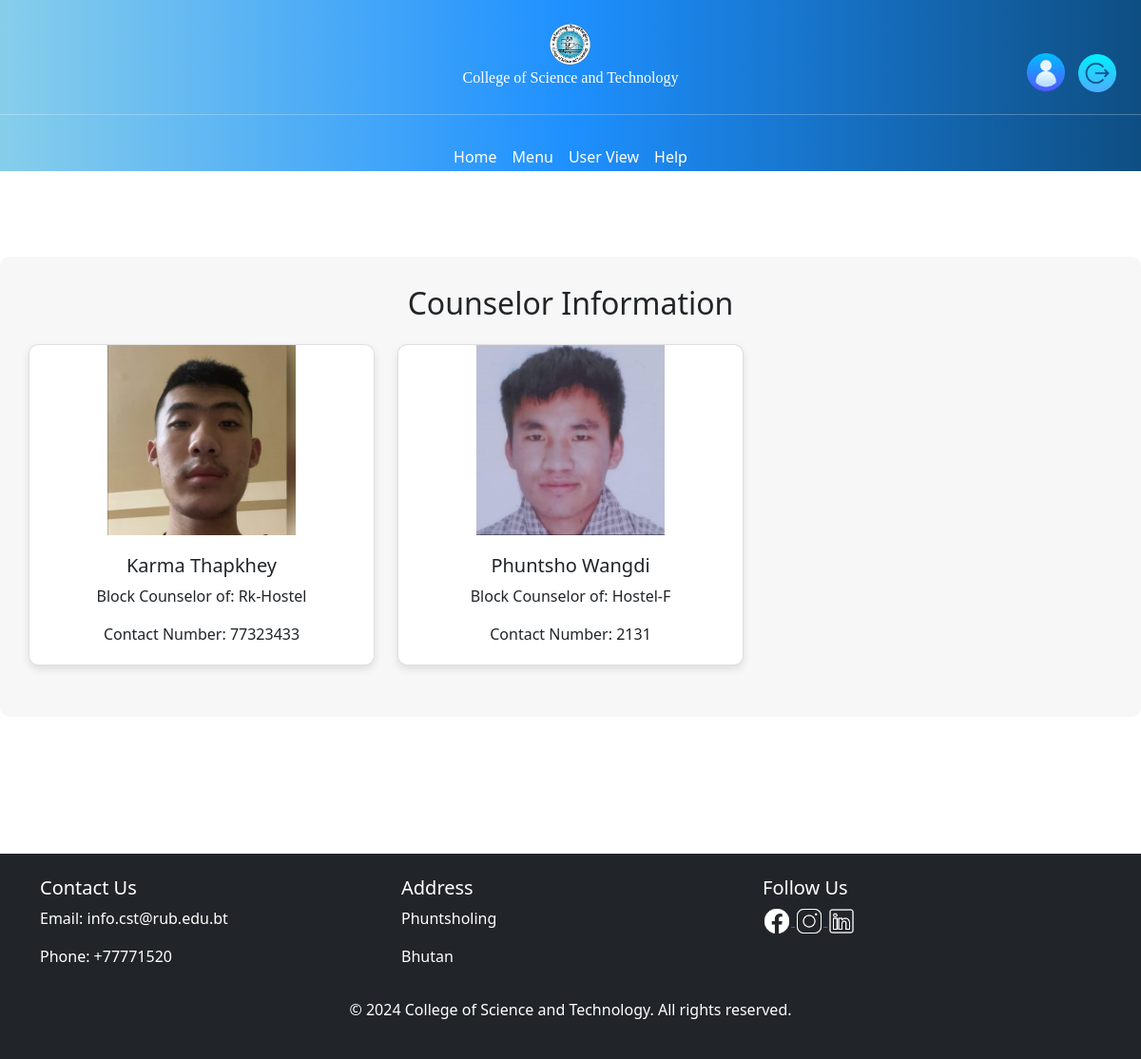
Screenshot of /about/ (signed in) with the database file from the repository.
### APP/models.py (models this page shows, shortened)
class Counselor(models.Model):
    name = models.CharField(max_length=200)
    block = models.CharField(max_length=200)
    contact_number = models.CharField(max_length=20)
    image = models.ImageField(upload_to='counselors/')

### APP/views.py (the view)
# urls.py: path('about/',views.help,name='about'),
@login_required(login_url='login')
def help(request):
    captain = Counselor.objects.all()
    context = {
        'captain': captain
    }
    return render(request,'about_us.html',context)

### APP/templates/about_us.html (shortened to what this page needs)
{% extends 'main.html' %}
{% block content %}
<br><br><br>
<div class="custom_container mt-5">
    <h2 class="text-center mb-4">Counselor Information</h2>
    <div class="row">
        {% for captian in captain %}
        <div class="col-md-4 mb-4">
            <div class="card">
                <img src="{{ captian.image.url }}" class="card-img-top" alt="{{ captian.name }}">
                <div class="card-body text-center">
                    <h5 class="card-title">{{ captian.name }}</h5>
                    <p class="card-text">Block Counselor of: {{ captian.block }}</p>
                    <p class="card-text">Contact Number: {{ captian.contact_number }}</p>
                </div>
            </div>
        </div>
        {% endfor %}
    </div>
</div>
{% endblock %}

### APP/static/APP/css/head.css (style rules this page uses)
body { margin-top: 150px; }

### APP/templates/about_us.html (style rules this page uses)
.card { border-radius: 10px; box-shadow: 0 4px 8px rgba(0, 0, 0, 0.1); }
.card-img-top { border-top-left-radius: 10px; border-top-right-radius: 10px; height: 200px; object-fit: contain; }
.card-body { padding: 20px; }
.custom_container { background: #f7f7f7; padding: 30px; border-radius: 10px; }

### rows the page displays
Counselor: image (picture), name "Karma Thapkhey", block "Rk-Hostel", contact_number "77323433"
Counselor: image (picture), name "Phuntsho Wangdi", block "Hostel-F", contact_number "2131"
